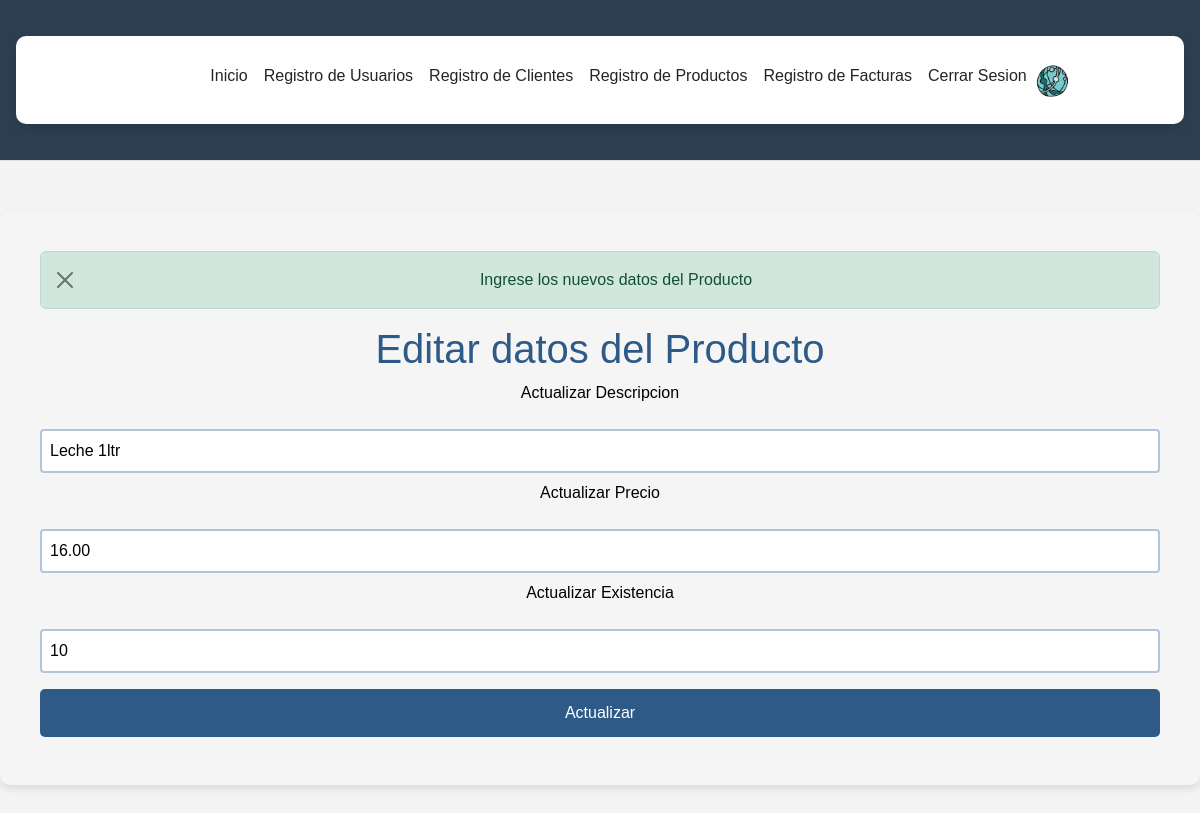
Page /Login_v18/update-producto.php?id=2 on the committed database.
### tables this page shows
CREATE TABLE `producto` (
  `idproducto` int(11) NOT NULL,
  `descripcion` varchar(100) DEFAULT NULL,
  `precio` decimal(10,2) DEFAULT NULL,
  `existencia` int(11) DEFAULT NULL
);

### Login_v18/update-producto.php (the view, shortened to what this page needs)
<?php
include("conexion.php");
$id = $_GET['id'];
?>
<!DOCTYPE html>
<html lang="en">
<head>
    <link rel="stylesheet" type="text/css" href="style-general.css?ts=<?= time() ?>" />
    <link rel="stylesheet" type="text/css" href="style-home2.css?ts=<?= time() ?>" />
</head>
<div>
    <?php
    require_once "header.php";
    ?>
</div>
<body>
    <div class="users-form">
        <form action="edit-producto.php" method="POST">
            <div class="alert alert-success alert-dismissible fade show" role="alert">
                Ingrese los nuevos datos del Producto
                <button type="button" class="btn-close" data-bs-dismiss="alert" aria-label="Close"></button>
            </div>
            <?php
            $result = mysqli_query($mysqli, "SELECT * FROM producto WHERE idproducto='$id'");
            while ($row = mysqli_fetch_array($result)) {
                echo "<h1>Editar datos del Producto</h1>";
                echo "<p>Actualizar Descripcion</p>";
                echo "<input type='text' name='descripcion' value='{$row['descripcion']}' required>";
                echo "<p>Actualizar Precio</p>";
                echo "<input type='text' name='precio' value='{$row['precio']}' required>";
                echo "<p>Actualizar Existencia</p>";
                echo "<input type='text' name='existencia' value='{$row['existencia']}' required>";
            }
            ?>
            <input type="submit" onclick="edit()" value="Actualizar">
        </form>
    </div>
</body>
</html>

### Login_v18/style-general.css (style rules this page uses)
* { box-sizing: border-box; margin: 0; padding: 0; }
html { font-family: 'Segoe UI', sans-serif; text-align: center; }
body { background-color: #8A2BE2; font-family: 'Roboto', sans-serif; color: #ffffff; margin: 0; padding: 0; }
.users-form { background-color: rgba(255, 255, 255, 0.1); padding: 40px; border-radius: 10px; box-shadow: 0 4px 8px rgba(0, 0, 0, 0.1); margin-top: 50px; margin-bottom: 50px; }
input[type="text"], input[type="password"], select { width: 100%; padding: 12px 20px; margin: 8px 0; display: inline-block; border: 1px solid #ccc; border-radius: 4px; box-sizing: border-box; }
input[type="submit"] { width: 100%; background-color: #4CAF50; color: white; padding: 14px 20px; margin: 8px 0; border: none; border-radius: 4px; cursor: pointer; }
body { font-family: 'Nunito', sans-serif; background-color: #f4f4f4; }

### Login_v18/style-home2.css (style rules this page uses)
body { background-color: #a79d9d; font-family: 'Arial', sans-serif; }
p { color: black; }
h1 { color: #2E5A88; font-weight: bold; }
.users-form form input[type=text], .users-form form input[type=text], .users-form form input[type=text] { padding: 8px; border: 2px solid #B0C4DE; border-radius: 4px; outline: none; transition: .3s; }
.users-form form input[type=submit] { background-color: #2E5A88; color: #ffffff; border: none; border-radius: 5px; padding: 12px 20px; cursor: pointer; transition: background-color 0.3s ease; }

### rows in the picture
producto: descripcion "Leche 1ltr", precio "16.00", existencia "10"
